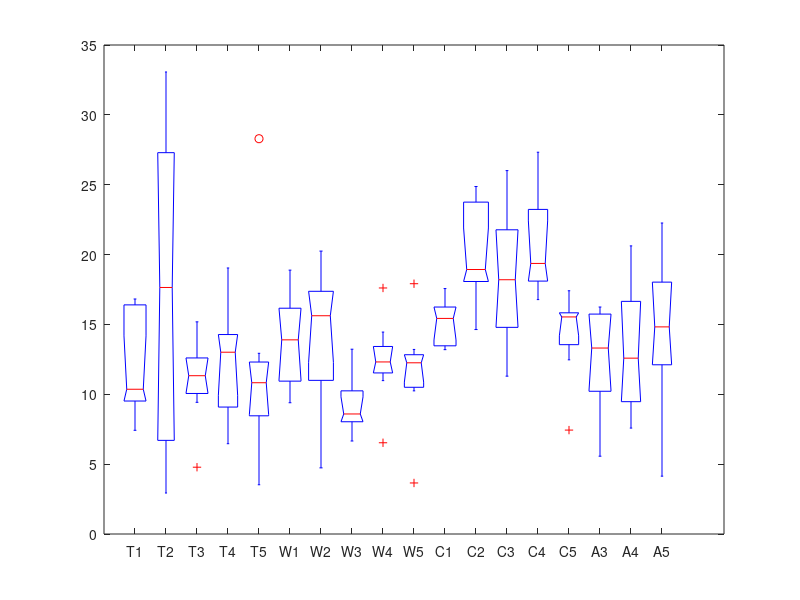
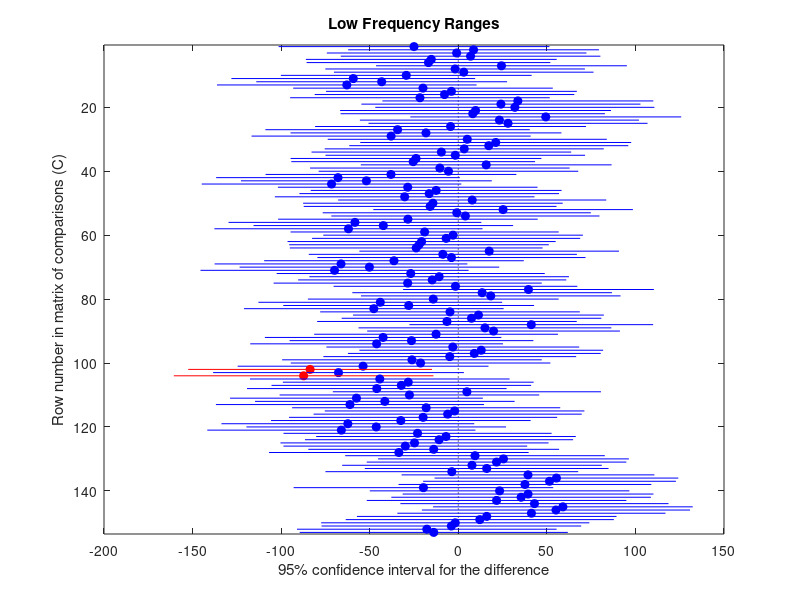

The MATLAB source for these figures, in order: (Note: this script raises an error after producing the figures.)
% Find Daily Range in SPL for each Deployment and Frequency Band

close all
clear
load('daily_SPL.mat');

%% High Frequency Range
% 210 Rock 
c = quantile(high_210d1,0.05,2); d = quantile(high_210d1,0.95,2);rangeT1 = 10*log10(d)-10*log10(c); 
c = quantile(high_210d2,0.05,2); d = quantile(high_210d2,0.95,2);rangeT2 = 10*log10(d)-10*log10(c);
c = quantile(high_210d3,0.05,2); d = quantile(high_210d3,0.95,2);rangeT3 = 10*log10(d)-10*log10(c);
c = quantile(high_210d4,0.05,2); d = quantile(high_210d4,0.95,2);rangeT4 = 10*log10(d)-10*log10(c);
c = quantile(high_210d5,0.05,2); d = quantile(high_210d5,0.95,2);rangeT5 = 10*log10(d)-10*log10(c);
% West Rock
c = quantile(high_westrd1,0.05,2); d = quantile(high_westrd1,0.95,2);rangeW1 = 10*log10(d)-10*log10(c);
c = quantile(high_westrd2,0.05,2); d = quantile(high_westrd2,0.95,2);rangeW2 = 10*log10(d)-10*log10(c);
c = quantile(high_westrd3,0.05,2); d = quantile(high_westrd3,0.95,2);rangeW3 = 10*log10(d)-10*log10(c);
c = quantile(high_westrd4,0.05,2); d = quantile(high_westrd4,0.95,2);rangeW4 = 10*log10(d)-10*log10(c);
c = quantile(high_westrd5,0.05,2); d = quantile(high_westrd5,0.95,2);rangeW5 = 10*log10(d)-10*log10(c);
% CSPAR
c = quantile(high_cspard1,0.05,2); d = quantile(high_cspard1,0.95,2);rangeC1 = 10*log10(d)-10*log10(c);
c = quantile(high_cspard2,0.05,2); d = quantile(high_cspard2,0.95,2);rangeC2 = 10*log10(d)-10*log10(c);
c = quantile(high_cspard3,0.05,2); d = quantile(high_cspard3,0.95,2);rangeC3 = 10*log10(d)-10*log10(c);
c = quantile(high_cspard4,0.05,2); d = quantile(high_cspard4,0.95,2);rangeC4 = 10*log10(d)-10*log10(c);
c = quantile(high_cspard5,0.05,2); d = quantile(high_cspard5,0.95,2);rangeC5 = 10*log10(d)-10*log10(c);
% Aeolus 
c = quantile(high_aeolud3,0.05,2); d = quantile(high_aeolud3,0.95,2);rangeA3 = 10*log10(d)-10*log10(c);
c = quantile(high_aeolud4,0.05,2); d = quantile(high_aeolud4,0.95,2);rangeA4 = 10*log10(d)-10*log10(c);
c = quantile(high_aeolud5,0.05,2); d = quantile(high_aeolud5,0.95,2);rangeA5 = 10*log10(d)-10*log10(c);

% Make vectors all the same length
rangeT1H = cat(1,rangeT1,NaN); 
rangeT2H = cat(1,rangeT2,NaN,NaN,NaN);
rangeT3H = cat(1,rangeT3,NaN);
rangeT4H = cat(1,rangeT4,NaN,NaN);
rangeT5H = cat(1,rangeT5,NaN,NaN);
rangeW1H = cat(1,rangeW1,NaN);
rangeW3H = cat(1,rangeW3,NaN);
rangeW4H = cat(1,rangeW4,NaN,NaN);
rangeW5H = cat(1,rangeW5,NaN,NaN);
rangeC1H = cat(1,rangeC1,NaN);
rangeC3H = cat(1,rangeC3,NaN);
rangeC4H = cat(1,rangeC4,NaN,NaN);
rangeC5H = cat(1,rangeC5,NaN,NaN);
rangeA3H = cat(1,rangeA3,NaN);
rangeA4H = cat(1,rangeA4,NaN,NaN);
rangeA5H = cat(1,rangeA5,NaN,NaN);

%%%%%%%%%%%%%%%%%%%%%%%%%%%%
% 210RK and CSPAR all - not normal
range_T_all = [rangeT1H rangeT2H rangeT3H rangeT4H rangeT5H]; 
range_W_all = [rangeW1H rangeW2 rangeW3H rangeW4H rangeW5H]; 
range_C_all = [rangeC1H rangeC2 rangeC3H rangeC4H rangeC5H]; 
range_A_all = [rangeA3H rangeA4H rangeA5H];

%%%%%%%%%%%%%%%%%%%%%%%%%%%%
% comparing all sites and seasons rather than averages across sites 
range_high_all = [range_T_all range_W_all range_C_all range_A_all];
deploys_all = {'T1','T2','T3','T4','T5','W1','W2','W3','W4','W5','C1','C2','C3','C4','C5','A3','A4','A5',};

% Testing assumptions - does not meet assumptions of homogeneity of
% variance
adtest(range_high_all(:))
p = vartestn(range_high_all,'TestType','LeveneQuadratic')



%%%% Old Method using Kruskal Wallis - trying GLM first
% [~,~,stats] = kruskalwallis(range_high_all,deploys_all);multcompare(stats,'ctype','bonferroni');title('High Frequency Ranges');
% 
% % reporting values based on Kruskal Wallis Test
% range_all = [range_W_all range_C_all range_A_all];
% mean_range_high = nanmean(range_all(:));
% sd_range_high = nanstd(range_all(:));
% 
% mean_range_T_high = nanmean(range_T_all(:));
% sd_range_T_high = nanstd(range_T_all(:));
% 
% %%%%%%%%%%%%%%%%%%%%%%%
% deploys = {'1','2','3','4','5'};
% A_deploys = {'3','4','5'};
% 
% % Kruskal Wallis Test with Bonferroni correction
% [~,~,stats] = kruskalwallis(range_T_all,deploys);multcompare(stats,'ctype','bonferroni'); title('210RK High Frequency Daily Range');
% [~,~,stats] = kruskalwallis(range_W_all,deploys);multcompare(stats,'ctype','bonferroni'); title('WESTR High Frequency Daily Range');
% [~,~,stats] = kruskalwallis(range_C_all,deploys);multcompare(stats,'ctype','bonferroni'); title('CSPAR High Frequency Daily Range');
% [~,~,stats] = kruskalwallis(range_A_all,A_deploys);multcompare(stats,'ctype','bonferroni'); title('AEOLU High Frequency Daily Range');
%         % CSPAR is technically sig. dif. between D2 and D4
% 
% % reporting mean range +/- SD for each site
% range_210RK_h = nanmean(range_T_all(:));sd_210RK_h = nanstd(range_T_all(:));
% range_westr_h = nanmean(range_W_all(:));sd_westr_h = nanstd(range_W_all(:));
% range_cspar_h = nanmean(range_C_all(:));sd_cspar_h = nanstd(range_C_all(:));
% range_aeolu_h = nanmean(range_A_all(:));sd_aeolu_h = nanstd(range_A_all(:));
% 
% %%%%%%%%%%%%%%%%%%%%
% high_range_all = [range_T_all(:) range_W_all(:) range_C_all(:) cat(1,range_A_all(:),nan(18,1))];
% sites = {'T','W','C','A'};
% [~,~,stats] = kruskalwallis(high_range_all,sites);multcompare(stats,'ctype','bonferroni');title('Mean SPL daily range - all deploys');     % 210RK has sig. lower daily range than other sites


%% Low Frequency  
c = quantile(low_210d1,0.05,2); d = quantile(low_210d1,0.95,2);rangeT1L = 10*log10(d)-10*log10(c);
c = quantile(low_210d2,0.05,2); d = quantile(low_210d2,0.95,2);rangeT2L = 10*log10(d)-10*log10(c);
c = quantile(low_210d3,0.05,2); d = quantile(low_210d3,0.95,2);rangeT3L = 10*log10(d)-10*log10(c);
c = quantile(low_210d4,0.05,2); d = quantile(low_210d4,0.95,2);rangeT4L = 10*log10(d)-10*log10(c);
c = quantile(low_210d5,0.05,2); d = quantile(low_210d5,0.95,2);rangeT5L = 10*log10(d)-10*log10(c);
% West Rock
c = quantile(low_westrd1,0.05,2); d = quantile(low_westrd1,0.95,2);rangeW1L = 10*log10(d)-10*log10(c);
c = quantile(low_westrd2,0.05,2); d = quantile(low_westrd2,0.95,2);rangeW2L = 10*log10(d)-10*log10(c);
c = quantile(low_westrd3,0.05,2); d = quantile(low_westrd3,0.95,2);rangeW3L = 10*log10(d)-10*log10(c);
c = quantile(low_westrd4,0.05,2); d = quantile(low_westrd4,0.95,2);rangeW4L = 10*log10(d)-10*log10(c);
c = quantile(low_westrd5,0.05,2); d = quantile(low_westrd5,0.95,2);rangeW5L = 10*log10(d)-10*log10(c);
% CSPAR
c = quantile(low_cspard1,0.05,2); d = quantile(low_cspard1,0.95,2);rangeC1L = 10*log10(d)-10*log10(c);
c = quantile(low_cspard2,0.05,2); d = quantile(low_cspard2,0.95,2);rangeC2L = 10*log10(d)-10*log10(c);
c = quantile(low_cspard3,0.05,2); d = quantile(low_cspard3,0.95,2);rangeC3L = 10*log10(d)-10*log10(c);
c = quantile(low_cspard4,0.05,2); d = quantile(low_cspard4,0.95,2);rangeC4L = 10*log10(d)-10*log10(c);
c = quantile(low_cspard5,0.05,2); d = quantile(low_cspard5,0.95,2);rangeC5L = 10*log10(d)-10*log10(c);
% Aeolus
c = quantile(low_aeolud3,0.05,2); d = quantile(low_aeolud3,0.95,2);rangeA3L = 10*log10(d)-10*log10(c);
c = quantile(low_aeolud4,0.05,2); d = quantile(low_aeolud4,0.95,2);rangeA4L = 10*log10(d)-10*log10(c);
c = quantile(low_aeolud5,0.05,2); d = quantile(low_aeolud5,0.95,2);rangeA5L = 10*log10(d)-10*log10(c); 

% Make vectors the same size
rangeT1_l = cat(1,rangeT1L,NaN); 
rangeT2_l = cat(1,rangeT2L,NaN,NaN,NaN);
rangeT3_l = cat(1,rangeT3L,NaN);
rangeT4_l = cat(1,rangeT4L,NaN,NaN);
rangeT5_l = cat(1,rangeT5L,NaN,NaN);
rangeW1_l = cat(1,rangeW1L,NaN);
rangeW3_l = cat(1,rangeW3L,NaN);
rangeW4_l = cat(1,rangeW4L,NaN,NaN);
rangeW5_l = cat(1,rangeW5L,NaN,NaN);
rangeC1_l = cat(1,rangeC1L,NaN);
rangeC3_l = cat(1,rangeC3L,NaN);
rangeC4_l = cat(1,rangeC4L,NaN,NaN);
rangeC5_l = cat(1,rangeC5L,NaN,NaN);
rangeA3_l = cat(1,rangeA3L,NaN);
rangeA4_l = cat(1,rangeA4L,NaN,NaN);
rangeA5_l = cat(1,rangeA5L,NaN,NaN);

% 210RK all not normal
range_T_all_l = [rangeT1_l rangeT2_l rangeT3_l rangeT4_l rangeT5_l]; 
range_W_all_l = [rangeW1_l rangeW2L rangeW3_l rangeW4_l rangeW5_l]; 
range_C_all_l = [rangeC1_l rangeC2L rangeC3_l rangeC4_l rangeC5_l]; 
range_A_all_l = [rangeA3_l rangeA4_l rangeA5_l]; 

% Combined site and season comparisons
range_TWA_all = [range_T_all_l range_W_all_l range_C_all_l range_A_all_l];
deploys_all = {'T1','T2','T3','T4','T5','W1','W2','W3','W4','W5','C1','C2','C3','C4','C5','A3','A4','A5',};
csvwrite('low_freq_range.csv', range_TWA_all)
adtest(range_TWA_all(:))
p = vartestn(range_TWA_all,'TestType','LeveneQuadratic')

[~,~,stats] = kruskalwallis(range_TWA_all,deploys_all);multcompare(stats,'ctype','bonferroni');title('Low Frequency Ranges');
[~,~,stats] = anova(range_TWA_all,deploys_all);multcompare(stats,'ctype','bonferroni');title('Low Frequency Ranges');


range_all_low = [range_T_all_l range_W_all_l range_C_all_l range_A_all_l];
mean_range_low = nanmean(range_all_low(:));
sd_range_low = nanstd(range_all_low(:));

deploys = {'1','2','3','4','5'};
A_deploys = {'3','4','5'};

% Kruskal Wallis Test with Bonferroni correction 
[~,~,stats] = kruskalwallis(range_T_all_l,deploys);multcompare(stats,'ctype','bonferroni'); title('210RK low Frequency Daily Range');
[~,~,stats] = kruskalwallis(range_W_all_l,deploys);multcompare(stats,'ctype','bonferroni'); title('WESTR low Frequency Daily Range');
[~,~,stats] = kruskalwallis(range_C_all_l,deploys);multcompare(stats,'ctype','bonferroni'); title('CSPAR low Frequency Daily Range');
[~,~,stats] = kruskalwallis(range_A_all_l,A_deploys);multcompare(stats,'ctype','bonferroni'); title('AEOLU low Frequency Daily Range');
% CSPAR D4 and 5 are different

% ANOVA also not significantly different
[~,~,stats] = anova1(range_T_all_l,deploys);multcompare(stats); title('210RK low Frequency Daily Range');
[~,~,stats] = anova1(range_W_all_l,deploys);multcompare(stats); title('WESTR low Frequency Daily Range');
[~,~,stats] = anova1(range_C_all_l,deploys);multcompare(stats); title('CSPAR low Frequency Daily Range');
[~,~,stats] = anova1(range_A_all_l,A_deploys);multcompare(stats); title('AEOLU low Frequency Daily Range');

% reporting mean range +/- SD for each site
range_210RK_l = nanmean(range_T_all_l(:));sd_210RK_l = nanstd(range_T_all_l(:));
range_westr_l = nanmean(range_W_all_l(:));sd_westr_l = nanstd(range_W_all_l(:));
range_cspar_l = nanmean(range_C_all_l(:));sd_cspar_l = nanstd(range_C_all_l(:));
range_aeolu_l = nanmean(range_A_all_l(:));sd_aeolu_l = nanstd(range_A_all_l(:));

low_range_all = [range_T_all_l(:) range_W_all_l(:) range_C_all_l(:) cat(1,range_A_all_l(:),nan(18,1))];
sites = {'T','W','C','A'};
[~,~,stats] = anova1(low_range_all,sites);multcompare(stats,'ctype','bonferroni');title('Mean SPL daily range - all deploys'); 

low_range_TWA = [range_T_all_l(:) range_W_all_l(:) cat(1,range_A_all_l(:),nan(18,1))];
nanmean(low_range_TWA(:)); nanstd(low_range_TWA(:));
